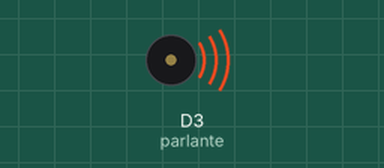
Simulated run of this sketch. Board: ESP8266 (NodeMCU). Shown: buzzer (waves = sounding).

Above: at 0.2 s.
Timing chart, 0 to 6.4 s (numbered marks = the images above):
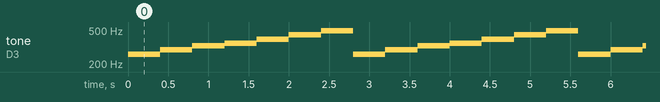

The sketch:

notas_musicales.ino
```cpp
/*
pequeño programa que toca las notas musicales con un parlante conectado ( el pin D0 y D1 hacen interferencia con el
puerto serial)

do4 = 261.63, posicion 0 en el array
re4 = 293.66
mi4 = 329.63
fa4 = 349.23
sol4 = 320
la4 = 440
si4 = 493.88, posicion 6 en el array
*/
//                   do=0  re=1     mi=2   fa=3   sol=4 la=5   si=6
float escala_4[] = {261.63, 293.66, 329.63, 349.23, 392, 440, 493.88}; //array que contiene las frecuencias de las notas musicales (e Hz)

byte parlante = D3; // el pin del parlante

void setup() {
  pinMode(parlante, INPUT);
  Serial.begin(9600);
}

void loop() {

for (int i = 0; i < 7; i++) { //recorre todas las notas en el array
  tone(parlante, escala_4[i]);
  delay(400);
  }

}
```

Measured:
- by itself, tone on D3 (parlante): repeats every 2.8 s: 293 Hz 0.40 s, 329 Hz 0.40 s, 349 Hz 0.40 s, 392 Hz 0.40 s, 440 Hz 0.40 s, 493 Hz 0.40 s, 261 Hz 0.40 s
